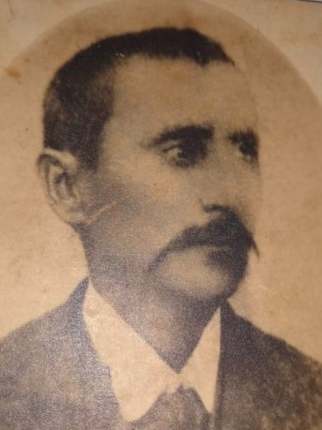
#> input picture arquivo/RNCB.png, 322 x 430 px, found by its file name
$ jupyter execute --allow-errors 'Aula 13 - Processamento de Imagem Operações Básicas II.ipynb'   (shell and % lines are left out)
#> lines starting #> are read from the running program, lines starting #| are printed output that depends on the picture
Universidade de Brasília - UnB

Campus UnB Gama - FGA

CURSO: Engenharia Eletrônica

DISCIPLINA: Processamento Digital de Sinais

PROFESSOR: Marcelino Monteiro de Andrade, Dr.

Fundamentos das Imagens Digitais

#> (a cell that did not finish here is left out)

#> (a cell that did not finish here is left out)

[cell 3]
import cv2
import numpy as np
import matplotlib.pyplot as plt
import imageio

pic = imageio.imread('RNCB.png')
#> pic is the input picture: shape (430, 322, 3); mean R, G, B 152.4, 123.8, 99.8

fig = plt.subplots(figsize=(10,10))

ax1=plt.subplot(1, 1, 1)
ax1.imshow(pic)
ax1.set_title('Meu Trisavo - Raimundo Nonato Castelo Branco')

fig, axs = plt.subplots(nrows = 1, ncols=3, figsize=(10,5))

for c, ax in zip(range(3), axs):

    # create zero matrix
    split_img = np.zeros(pic.shape, dtype="uint8") # 'dtype' by default: 'numpy.float64'

    # assing each channel
    split_img[ :, :, c] = pic[ :, :, c]
    print(c)
    # display each channel
    ax.imshow(split_img)
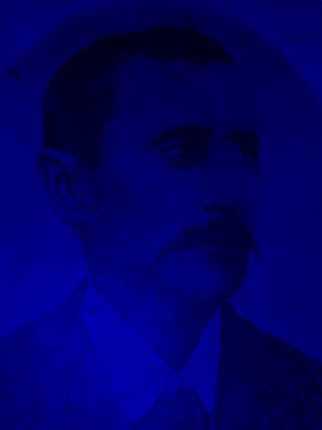
#> split_img: shape (430, 322, 3); mean R, G, B 0, 0, 99.8
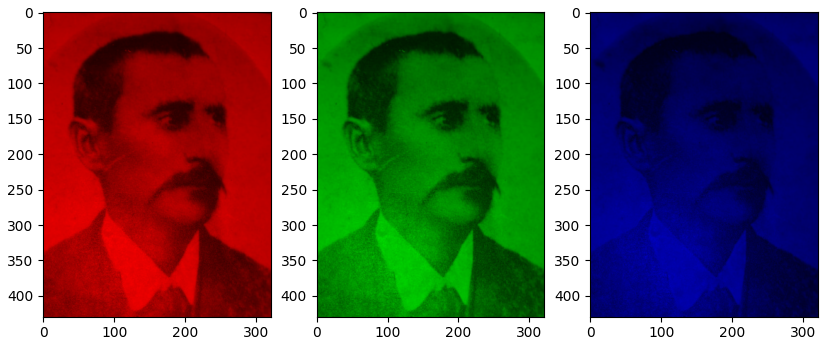
#> figure drawn by matplotlib, 3 panels

[cell 4]
axs

[cell 5]
pic.shape
#> Out = (430, 322, 3)

[cell 6]
#Accessing Image Properties
import cv2
import numpy as np
import matplotlib.pyplot as plt

def meanFilter(im,d):
    for i in range(d,im.shape[0]-d):
        for j in range(d,im.shape[1]-d):
            block = im[i-d:i+d+1, j-d:j+d+1]
            m = np.mean(block,dtype=np.float32)
         #   print(i+j)
            im[i][j] = int(m)
    return im

[cell 7]
img = cv2.imread('Dantas.jpeg')
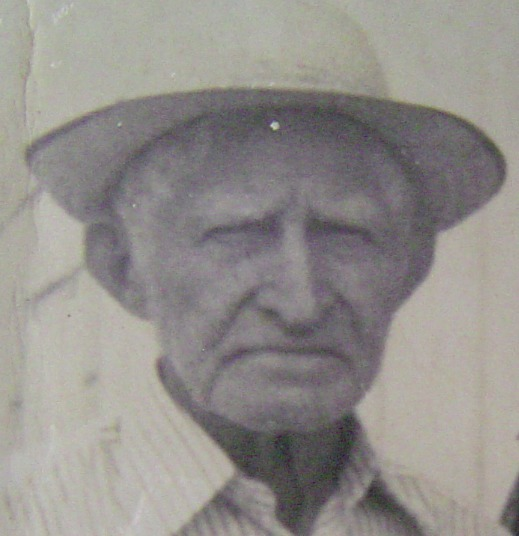
#> input picture arquivo/Dantas.jpeg, 519 x 536 px, found by its file name
#> img is the input picture: shape (536, 519, 3); mean B, G, R 139.7, 143.2, 146.8
img = cv2.resize(img,(512,512))
#> img: shape (512, 512, 3)
img=img[:,:,2]
#> img: shape (512, 512)

fig = plt.subplots(figsize=(10,10))

ax1=plt.subplot(2, 2, 1)
ax1.imshow(cv2.cvtColor(img, cv2.COLOR_BGR2RGB))
ax1.set_title('Meu Bisavo - Antonio Pinheiro Dantas')


ax2=plt.subplot(2, 2, 2)
N=40
imIn=img.copy()
imgF=meanFilter(imIn,N)
#> after the loop in meanFilter, `for i in range(d,im.shape[0]-d):`:
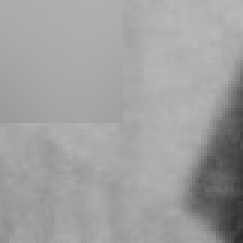
#> block: shape (81, 81) (shown 3 times larger); min 44, max 183, mean 159.8
ax2.imshow(cv2.cvtColor(imgF, cv2.COLOR_BGR2RGB))


p=100
ax3=plt.subplot(2, 2, 3)
ax3.imshow(cv2.cvtColor(img[p:p+5,p:p+5], cv2.COLOR_BGR2RGB))

ax4=plt.subplot(2, 2, 4)
ax4.imshow(cv2.cvtColor(imgF[p:p+5,p:p+5], cv2.COLOR_BGR2RGB))

Expansão ou contração uniforme

[cell 8]
def resize(im,d):
    imr=im
    for i in range(im.shape[0]):
        for j in range(im.shape[1]):
            imr[int(i/d)][int(j/d)] = im[i][j]
    return imr

[cell 9]
img = cv2.imread('Andrade.png')
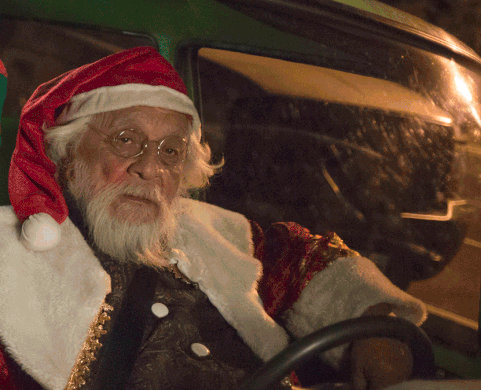
#> input picture arquivo/Andrade.png, 481 x 390 px, found by its file name
#> img is the input picture: shape (390, 481, 3); mean B, G, R 49.2, 62.9, 89.1
img = cv2.resize(img,(512,512))
#> img: shape (512, 512, 3)


img=img[:,:,1]
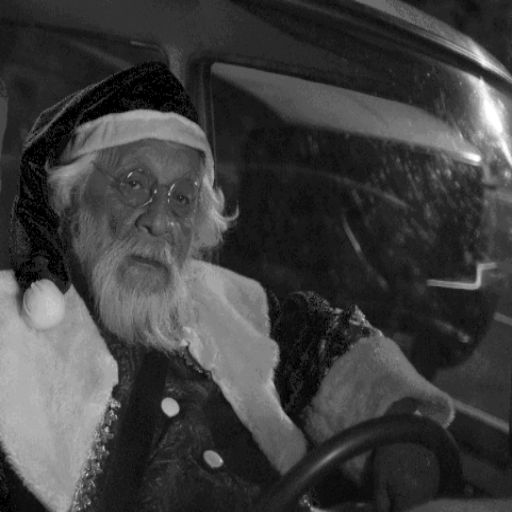
#> img: shape (512, 512); min 0, max 255, mean 62.8
imgm=img.copy()


fig = plt.subplots(figsize=(10,5))


ax1=plt.subplot(1, 2, 1)
ax1.imshow(cv2.cvtColor(img, cv2.COLOR_BGR2RGB))
ax1.set_title('Meu Tio - Andrade Júnior')


ax2=plt.subplot(1, 2, 2)
s=(img.shape[0],img.shape[1])
#> s = (512, 512)
imgr=np.zeros(s,dtype=np.uint8)
imgr[:int(img.shape[0]/2),:int(img.shape[1]/2)]=resize(img,2)[:int(img.shape[0]/2),:int(img.shape[1]/2)]


ax2.imshow(cv2.cvtColor(imgr, cv2.COLOR_BGR2RGB))

[cell 10]
a=[[-3,-2,-1,0,1,2,3],[23,12,12,21,23,54,21]]
a[-1]

Reflexão em torno de um eixo

[cell 11]
def refleteY(im):
    imr=im
    for i in range(0,im.shape[0]):
        for j in range(0,im.shape[1]):
            imr[-i+im.shape[0]-1][j] = im[i][j]
    return imr

def refleteX(im):
    imr=im
    for i in range(0,im.shape[0]):
        for j in range(0,im.shape[1]):
            imr[i][-j+im.shape[0]-1] = im[i][j]
    return imr


def refleteXY(im):
    imr=im
    for i in range(0,im.shape[0]):
        for j in range(0,im.shape[1]):
            imr[-i+im.shape[0]-1][-j+im.shape[0]-1] = im[i][j]
    return imr


img = cv2.imread('Eu.JPG')
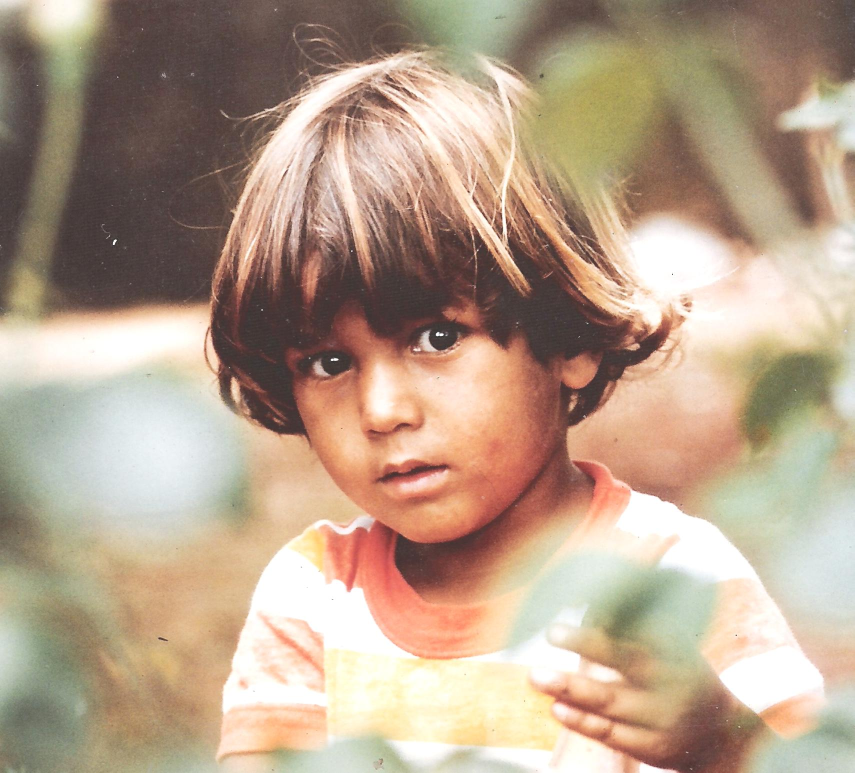
#> input picture arquivo/Eu.JPG, 1709 x 1545 px, found by its file name (shown at 1/2 size)
#> img is the input picture: shape (1545, 1709, 3); mean B, G, R 139.3, 160, 182.4
img = cv2.resize(img,(512,512))
#> img: shape (512, 512, 3)
img=img[:,:,2]
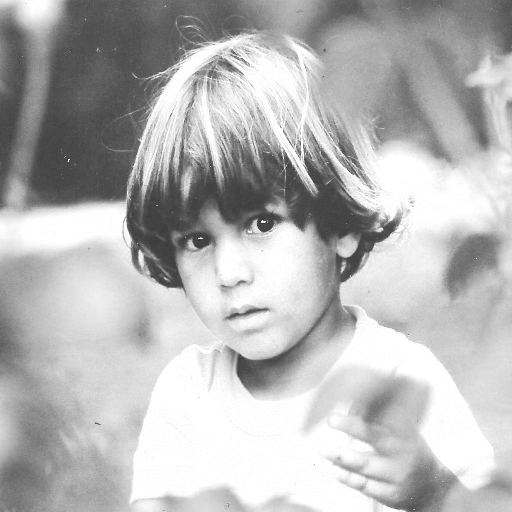
#> img: shape (512, 512); min 49, max 255, mean 182.3


s=(2*img.shape[0],2*img.shape[1])
#> s = (1024, 1024)

imgm=np.zeros(s,dtype=np.uint8)

imgm[:img.shape[0]-1,:img.shape[1]-1]=img[:img.shape[0]-1,:img.shape[1]-1]

img1=imgm.copy()
img2=imgm.copy()
img3=imgm.copy()


fig = plt.subplots(figsize=(10,10))

ax1=plt.subplot(2, 2, 1)
ax1.imshow(cv2.cvtColor(imgm, cv2.COLOR_BGR2RGB))
ax1.set_title('Eu')

ax2=plt.subplot(2, 2, 2)
ax2.imshow(cv2.cvtColor(refleteY(img1), cv2.COLOR_BGR2RGB))

ax3=plt.subplot(2, 2, 3)
ax3.imshow(cv2.cvtColor(refleteX(img2), cv2.COLOR_BGR2RGB))

ax4=plt.subplot(2, 2, 4)
ax4.imshow(cv2.cvtColor(refleteXY(img3), cv2.COLOR_BGR2RGB))
#> after the loop in refleteXY, `for i in range(0,im.shape[0]):`:
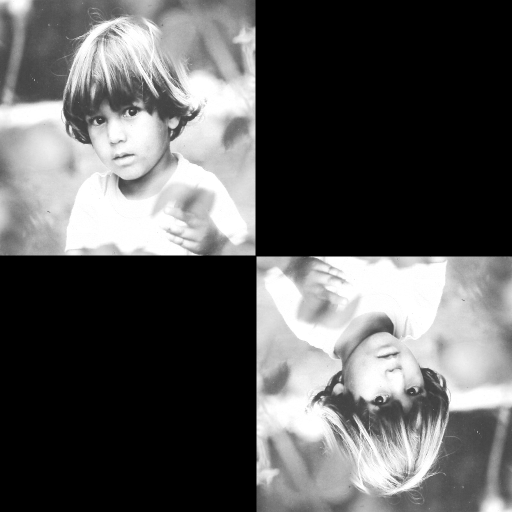
#> imr: shape (1024, 1024) (shown at 1/2 size); min 0, max 255, mean 90.7
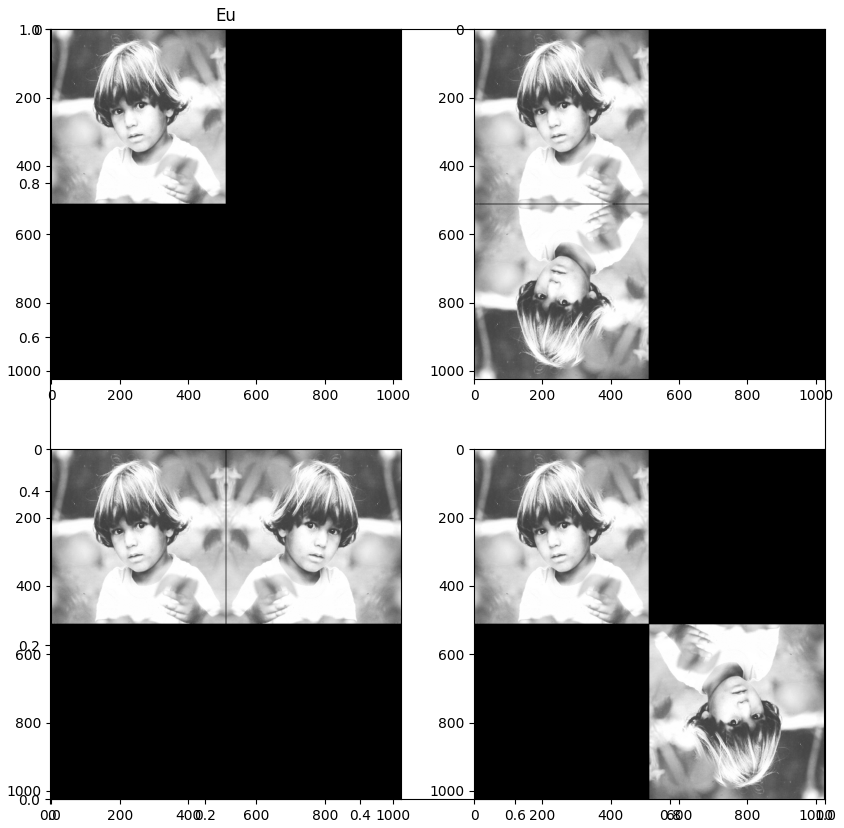
#> figure drawn by matplotlib, 4 panels
